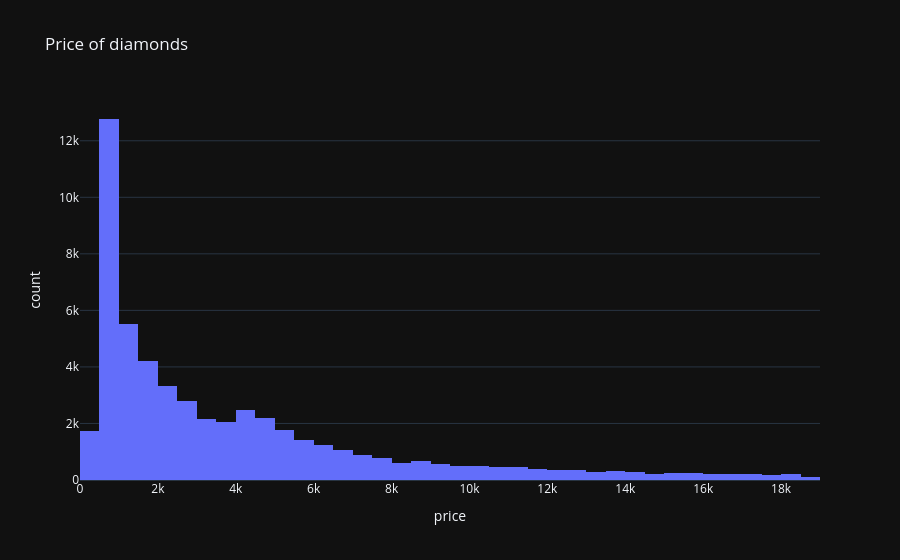

The notebook cell saved with this chart:
### Markdown cell above
## Plots

### Code cell
fig = px.histogram(df, x="price", nbins=40, title="Price of diamonds")
fig.show()

### Figure 1 — Plotly figure (JSON) as saved in the notebook; plotly's stock layout.template omitted (floating-point values rounded to 4 significant figures; data arrays with more than 128 entries replaced by an {"elided": "..."} marker saying what was removed)
{"data": [{"bingroup": "x", "hovertemplate": "price=%{x}<br>count=%{y}<extra></extra>", "legendgroup": "", "marker": {"color": "#636efa", "pattern": {"shape": ""}}, "name": "", "nbinsx": 40, "orientation": "v", "showlegend": false, "x": {"elided": "53940 int values"}, "xaxis": "x", "yaxis": "y", "type": "histogram"}], "layout": {"xaxis": {"anchor": "y", "domain": [0.0, 1.0], "title": {"text": "price"}}, "yaxis": {"anchor": "x", "domain": [0.0, 1.0], "title": {"text": "count"}}, "legend": {"tracegroupgap": 0}, "title": {"text": "Price of diamonds"}, "barmode": "relative"}}
